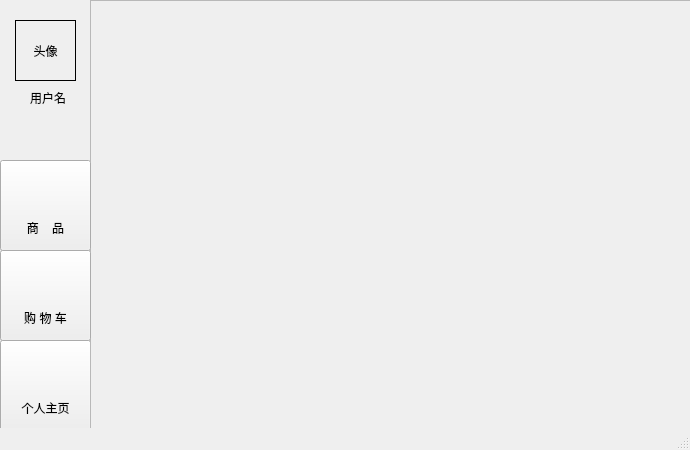
<?xml version="1.0" encoding="UTF-8"?>
<ui version="4.0">
 <class>MainWindow</class>
 <widget class="QMainWindow" name="MainWindow">
  <property name="geometry">
   <rect>
    <x>0</x>
    <y>0</y>
    <width>690</width>
    <height>450</height>
   </rect>
  </property>
  <property name="windowTitle">
   <string>MainWindow</string>
  </property>
  <widget class="QWidget" name="centralwidget">
   <widget class="QPushButton" name="pushButton_3">
    <property name="geometry">
     <rect>
      <x>0</x>
      <y>340</y>
      <width>91</width>
      <height>91</height>
     </rect>
    </property>
    <property name="cursor">
     <cursorShape>PointingHandCursor</cursorShape>
    </property>
    <property name="text">
     <string/>
    </property>
    <property name="iconSize">
     <size>
      <width>89</width>
      <height>89</height>
     </size>
    </property>
   </widget>
   <widget class="QScrollArea" name="scrollArea">
    <property name="geometry">
     <rect>
      <x>90</x>
      <y>0</y>
      <width>601</width>
      <height>431</height>
     </rect>
    </property>
    <property name="widgetResizable">
     <bool>true</bool>
    </property>
    <widget class="QWidget" name="scrollAreaWidgetContents">
     <property name="geometry">
      <rect>
       <x>0</x>
       <y>0</y>
       <width>599</width>
       <height>429</height>
      </rect>
     </property>
    </widget>
   </widget>
   <widget class="QLabel" name="label_2">
    <property name="geometry">
     <rect>
      <x>30</x>
      <y>90</y>
      <width>41</width>
      <height>16</height>
     </rect>
    </property>
    <property name="text">
     <string>用户名</string>
    </property>
   </widget>
   <widget class="QPushButton" name="pushButton">
    <property name="geometry">
     <rect>
      <x>0</x>
      <y>160</y>
      <width>91</width>
      <height>91</height>
     </rect>
    </property>
    <property name="cursor">
     <cursorShape>PointingHandCursor</cursorShape>
    </property>
    <property name="styleSheet">
     <string notr="true">border-color: rgb(255, 196, 19);</string>
    </property>
    <property name="text">
     <string/>
    </property>
    <property name="iconSize">
     <size>
      <width>89</width>
      <height>89</height>
     </size>
    </property>
   </widget>
   <widget class="QLabel" name="label_usr_txt">
    <property name="geometry">
     <rect>
      <x>20</x>
      <y>400</y>
      <width>51</width>
      <height>16</height>
     </rect>
    </property>
    <property name="text">
     <string>个人主页</string>
    </property>
    <property name="alignment">
     <set>Qt::AlignCenter</set>
    </property>
   </widget>
   <widget class="QPushButton" name="pushButton_2">
    <property name="geometry">
     <rect>
      <x>0</x>
      <y>250</y>
      <width>91</width>
      <height>91</height>
     </rect>
    </property>
    <property name="cursor">
     <cursorShape>PointingHandCursor</cursorShape>
    </property>
    <property name="text">
     <string/>
    </property>
    <property name="iconSize">
     <size>
      <width>89</width>
      <height>89</height>
     </size>
    </property>
   </widget>
   <widget class="QLabel" name="label_goods_txt">
    <property name="geometry">
     <rect>
      <x>20</x>
      <y>220</y>
      <width>51</width>
      <height>16</height>
     </rect>
    </property>
    <property name="text">
     <string>商    品</string>
    </property>
    <property name="alignment">
     <set>Qt::AlignCenter</set>
    </property>
   </widget>
   <widget class="QLabel" name="label_trolley_txt">
    <property name="geometry">
     <rect>
      <x>20</x>
      <y>310</y>
      <width>51</width>
      <height>16</height>
     </rect>
    </property>
    <property name="text">
     <string>购 物 车</string>
    </property>
    <property name="alignment">
     <set>Qt::AlignCenter</set>
    </property>
   </widget>
   <widget class="QLabel" name="label_head">
    <property name="geometry">
     <rect>
      <x>15</x>
      <y>20</y>
      <width>61</width>
      <height>61</height>
     </rect>
    </property>
    <property name="styleSheet">
     <string notr="true">border-color: rgb(0, 0, 0);</string>
    </property>
    <property name="frameShape">
     <enum>QFrame::Panel</enum>
    </property>
    <property name="text">
     <string>头像</string>
    </property>
    <property name="alignment">
     <set>Qt::AlignCenter</set>
    </property>
   </widget>
   <widget class="QPushButton" name="pushButton_4">
    <property name="geometry">
     <rect>
      <x>10</x>
      <y>15</y>
      <width>71</width>
      <height>71</height>
     </rect>
    </property>
    <property name="cursor">
     <cursorShape>PointingHandCursor</cursorShape>
    </property>
    <property name="text">
     <string/>
    </property>
    <property name="flat">
     <bool>true</bool>
    </property>
   </widget>
  </widget>
  <widget class="QMenuBar" name="menubar">
   <property name="geometry">
    <rect>
     <x>0</x>
     <y>0</y>
     <width>690</width>
     <height>21</height>
    </rect>
   </property>
  </widget>
  <widget class="QStatusBar" name="statusbar"/>
 </widget>
 <resources/>
 <connections/>
</ui>
